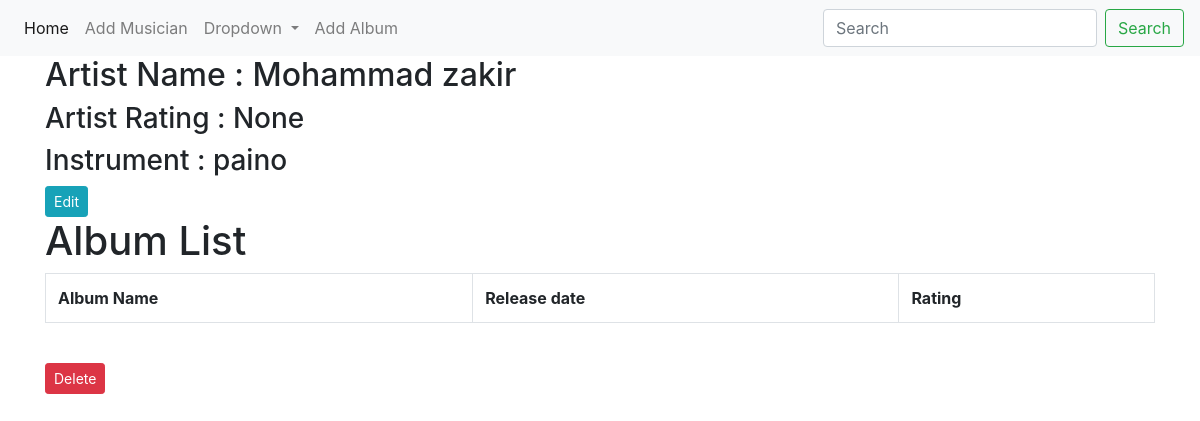
Page /album_list/3/ on the committed database.
### first_app/models.py (models this page shows, shortened)
class Musician(models.Model):
    id = models.AutoField(primary_key=True)
    First_name = models.CharField(max_length=30)
    Last_name = models.CharField(max_length=20)
    instrument = models.CharField(max_length=20)

### first_app/views.py (the view)
# urls.py: path('album_list/<int:artist_id>/',views.album_list,name='album_list'),
def album_list(request, artist_id):
    artist_info = Musician.objects.get(pk=artist_id)
    album_info = Album.objects.filter(artist=artist_id).order_by('name')
    artist_rating = Album.objects.filter(artist=artist_id).aggregate(Avg('rating'))
    dict = {'title' : " Album List",'artist_info':artist_info,'album_inf':album_info,'artist_ratin':artist_rating}
    return render(request,'first_app/album_list.html',context=dict)

### templates/first_app/album_list.html (shortened to what this page needs)
<!DOCTYPE html>
{% extends 'first_app/base.html' %}
{% block body_block %}
<h2>Artist Name : {{ artist_info.First_name}} {{ artist_info.Last_name}}</h2>
    <h3>Artist Rating : {{artist_ratin.rating__avg}}</h3>
    <h3>Instrument : {{artist_info.instrument}}</h3>
    <a href="{% url 'first_app:edit_artist' artist_id=artist_info.id %}" class="btn btn-info btn-sm">Edit</a>
    <h1>Album List</h1>
    <table class="table table-bordered">
        <tr>
            <th>Album Name</th>
            <th>Release date</th>
            <th>Rating</th>
        </tr>
    </table>
<br>
<a href="{% url 'first_app:delete_artist' artist_id=artist_info.id %}" class="btn btn-danger btn-sm" onclick="return confirm('Delete The Artist??')">Delete</a>
{% endblock %}

### rows in the picture
Musician: First_name "Mohammad", Last_name "zakir", instrument "paino"

### other values in the picture
{{ artist_ratin.rating__avg }} "None"
